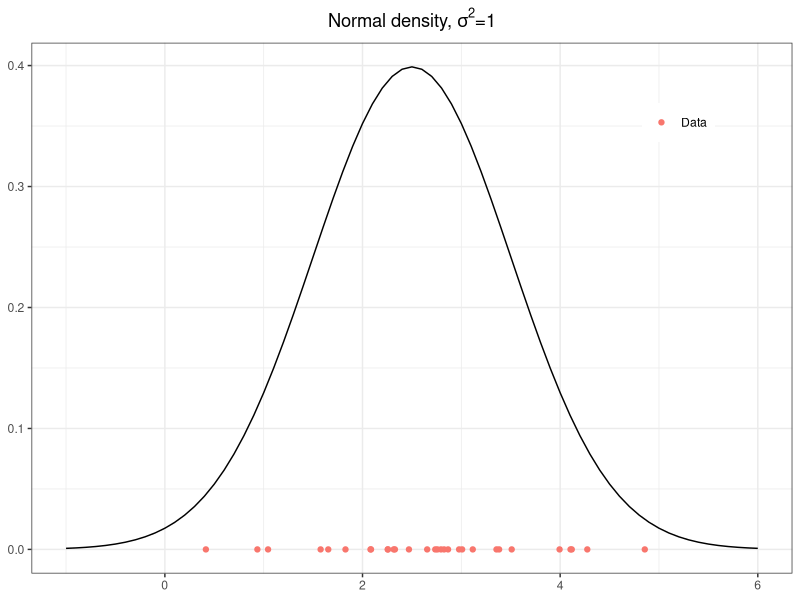
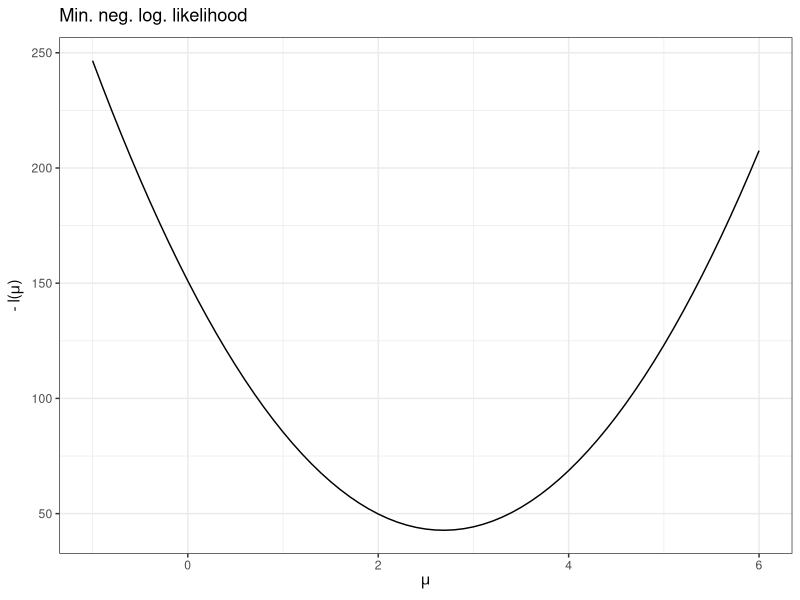
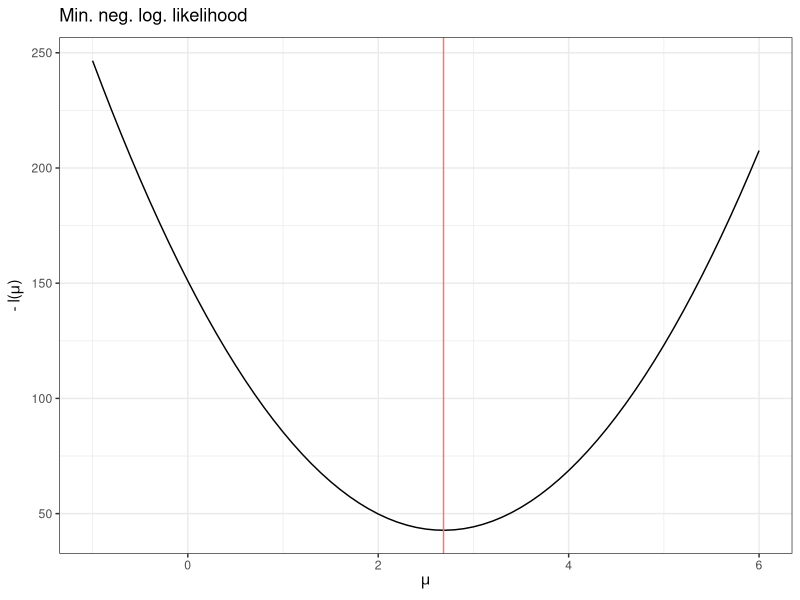
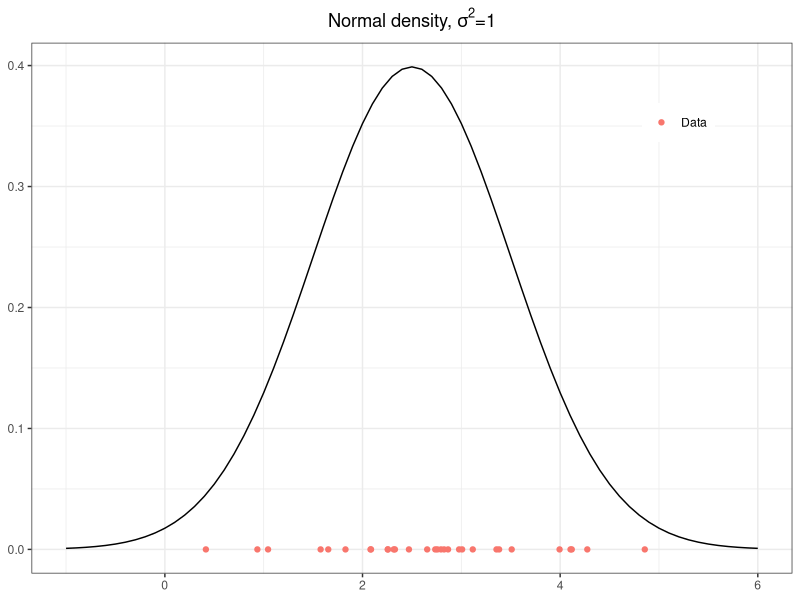
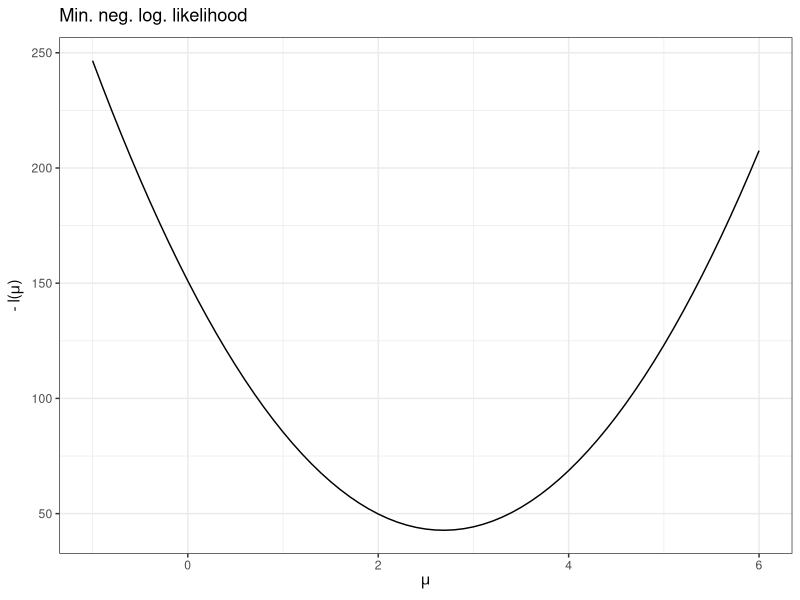
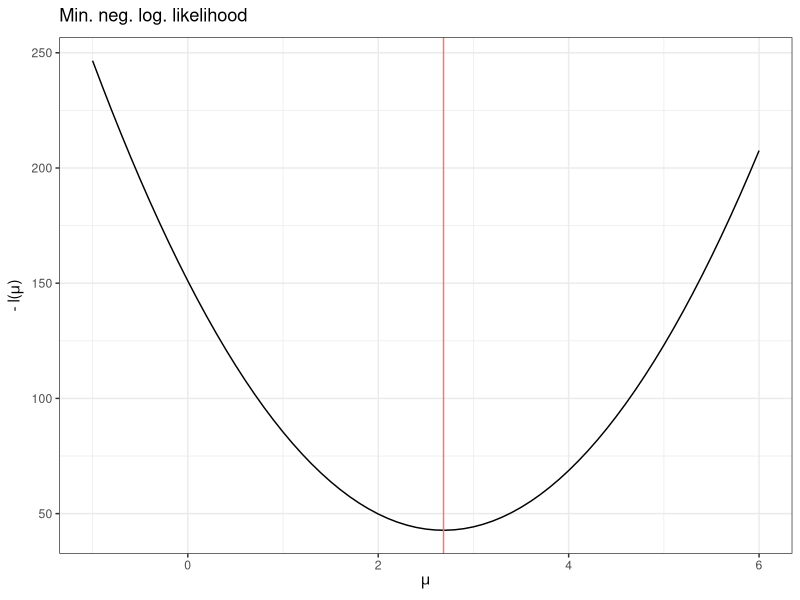

Here is the R script that generated these plots, in order:
# ------------------------------------------------------------------------------
# optimization problems

# FIG: normal density and neg log likelihood for mu.
# ------------------------------------------------------------------------------

library(ggplot2)

# ------------------------------------------------------------------------------

# Artificial data (for plotting)
x <- seq(-1, 6, 0.1)

# Observed data 
xi = rnorm(30, mean=2.5, sd = 1)
n <- length(xi)

y <- dnorm(x, mean=2.5, sd=1)
data <- data.frame(x, y)
p1 <- ggplot(data=data, mapping=aes(x=x, y=y)) + geom_line() +
  ylab(expression(paste('f(x | ',mu,', ',sigma,')'))) +
  ggtitle(expression(paste('Normal density, ',sigma^2,'=1'))) 

p1 = p1 + geom_point(data = data.frame(x = xi, y = 0, Type = "Data"), aes(x = x, y = y, colour = Type))
p1 = p1 + theme_bw()
p1 = p1 + theme(legend.position = c(0.85, 0.85), plot.title = element_text(hjust = 0.5), title = element_blank(), legend.key = element_rect(fill = alpha("white", 0.0)))
p1
ggsave("../figure_man/ml_normal_example_dnorm.pdf", p1, width = 3, height = 3)


# generate data for different mu, sigma^2 is always = 1
mus <- seq(-1, 6, 0.1)
out = lapply(mus, function(mu) {
  (n / 2 * log(2 * pi)) + (1 / 2) * sum((xi - mu)^2)
})
out = unlist(out)

p2 <- ggplot(data=data.frame(x = mus, y = out), mapping=aes(x=x, y=y)) + geom_line() +
  xlab(expression(mu)) + ylab(expression(paste('- l(', mu, ')'))) +
  ggtitle(expression(paste('Min. neg. log. likelihood'))) +
  theme(plot.title = element_text(hjust = 0.5)) + theme_bw()
p2

ggsave("../figure_man/ml_normal_example_negloglike_nooptim.pdf", p2, width = 3, height = 3)

p2 = p2 + geom_vline(mapping=aes(xintercept=mean(xi)), colour = "#f8766d") 
p2
ggsave("../figure_man/ml_normal_example_negloglike.pdf", p2, width = 3, height = 3)

